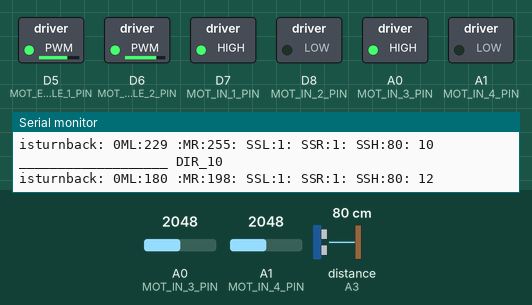
Recording of a sketch running on a simulated Particle Photon. Shown: switched loads named in the sketch (green lamp = pin HIGH), the last lines printed to the serial monitor. Wiring (inferred from the names in the program): ultrasonic range finder: trigger A2; echo A3. Dashed ring = blinking. Inputs (shaded band) come from the test bench; at power-on: distance to the obstacle (sensor on A3) 80 cm, A0 (MOT_IN_3_PIN) = 2048, A1 (MOT_IN_4_PIN) = 2048. The echo pulse lasts 58.3 µs per cm; pins used as bus, display or sensor lines are not drawn.

Above: at 1.2 s.
1.3 s: distance to the obstacle (sensor on A3) set to 2 cm
At 1.49 s:
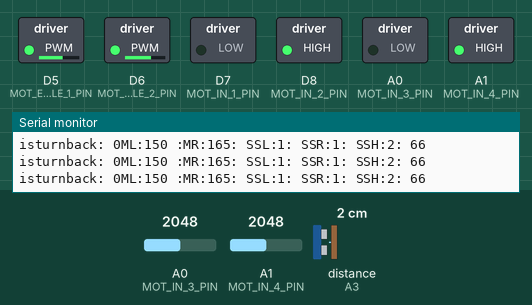
4.3 s: A0 (MOT_IN_3_PIN) set to 3201
At 4.97 s:
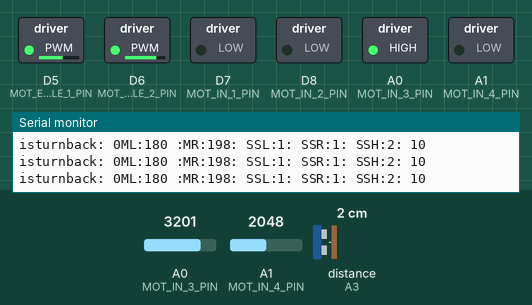
7.3 s: A0 (MOT_IN_3_PIN) set to 3286
At 8.08 s:
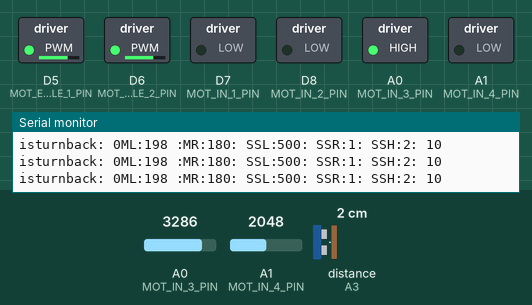
10.3 s: distance to the obstacle (sensor on A3) set to 17 cm
13.3 s: distance to the obstacle (sensor on A3) set to 22 cm
16.3 s: A1 (MOT_IN_4_PIN) set to 3185
At 17.0 s:
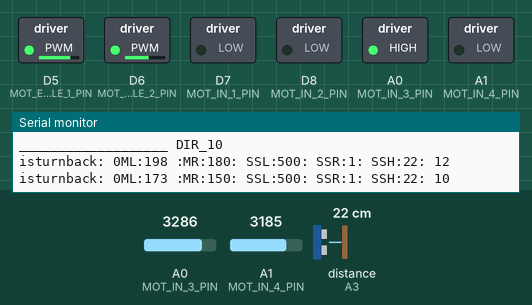
19.3 s: A1 (MOT_IN_4_PIN) set to 3284
Timing chart, 0 to 23.3 s (numbered marks = the images above; inputs shaded):
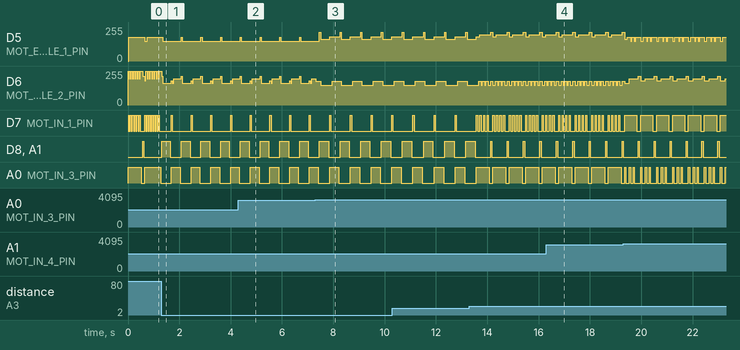

Measured:
- the behaviour switches between 3227 and 3228 on A0 (MOT_IN_3_PIN) (found by bisection; images 2 and 3)
- after the input at 13.3 s, D6 (MOT_ENABLE_2_PIN): alternates 180/255 for 0.09 s and 150/255 for 0.07 s, starting after 0.46 s
- by itself, D6 (MOT_ENABLE_2_PIN): alternates 180/255 for 0.37 s and 150/255 for 0.46 s
- by itself, D7 (MOT_IN_1_PIN): alternates HIGH for 0.48 s and LOW for 0.14 s
- by itself, D8 (MOT_IN_2_PIN), A1 (MOT_IN_4_PIN): alternates HIGH for 0.05 s and LOW for 0.57 s
- by itself, A0 (MOT_IN_3_PIN): repeats every 0.62 s: LOW 0.14 s, HIGH 0.05 s, LOW 0.10 s, HIGH 0.05 s, LOW 0.24 s, HIGH 0.05 s
- by itself, D5 (MOT_ENABLE_1_PIN): repeats every 0.62 s: 180/255 0.14 s, 150/255 0.05 s, 180/255 0.10 s, 150/255 0.05 s, 180/255 0.19 s, 150/255 0.10 s

The sketch:

AI__2017.ino
```cpp
#include "SharpIR.h"
#include "BluetoothDevice.h"
#include <SoftwareSerial.h>

//Distance Sensor Sharp IR Left
#define   IR_PIN_LEFT     A0

//Distance Sensor Sharp IR  Right
#define   IR_PIN_RIGHT    A1
#define   MODEL_IR        1080


//Distance Sensor Center
#define DS_TRIGGER_3_PIN  A2
#define DS_ECHO_3_PIN     A3


//Motor LEFT
#define MOT_ENABLE_1_PIN  5
#define MOT_IN_1_PIN    7
#define MOT_IN_2_PIN    8


//Motor RIGHT
#define MOT_ENABLE_2_PIN  6
#define MOT_IN_3_PIN    10
#define MOT_IN_4_PIN    11

//Speed limit
#define MAX_SPEED         255
#define MID_SPEED         180
#define LOW_SPEED         180
#define MIN_SPEED         150

//Collision Distance
#define EX_LOW_DISTANCE   10
#define LOWER_DISTANCE      18
#define LOW_DISTANCE    20
#define MED_DISTANCE    70
#define HIGH_DISTANCE     100

//Direction
#define DIR_12        12
#define DIR_2       22
#define DIR_4       44
#define DIR_6       66
#define DIR_8       88
#define DIR_10        10
#define STOP        -1

//Change Direction Step
#define TURN_COLLISION    2
#define TURN_STEP         4
#define MOVE_BACK_STEP    8

//Loop step
#define TIME_STEP     0

//Macro
#define HAVE_COLLISION(x, d)  (x < d)

//Balance
#define BALANCE_RATIO 0.1
#define DISTANCE_MAX 500
int distanceSensorLeft, distanceSensorRight, distanceSensorCenter, speedSensorLeft, speedSensorRight;

//// BLUETOOTH DEVICE.
#define   BLT_RX_PIN                13
#define   BLT_TX_PIN                12
int speedMT1, speedMT2;
int timer, direction, nextDirection, changeDirectionStep;
int turn, delaystep, countdir = 0;
BluetoothDevice                     blueDevice;
SharpIR irLeft(IR_PIN_LEFT, MODEL_IR);
SharpIR irRight(IR_PIN_RIGHT, MODEL_IR);
bool isturnback = false;
bool isfollowright;
bool isfollowall;

int oldturn = 0;

// put your setup code here, to run once:
void setup()
{
  // initialize serial communication:
  Serial.begin(9600);

  //Setup distance sensor
  SetupDistanceSensor();

  //Setup motor
  SetupMotor();

  //Setup speed sensor
  //SetupSpeedSensor();

  // Setup Debug With Bluetooth.
  blueDevice.SetPinBLT(BLT_RX_PIN, BLT_TX_PIN);

  //setup timer
  timer = 0;

  //setup defaul direction
  direction = DIR_12;
  changeDirectionStep = 0;
  turn = TURN_STEP;

  //anti stuck
  delaystep = 0;
  countdir = 0;
  isturnback = false;
  isfollowright = true;
  isfollowall = true;
  oldturn = 0;
}

void loop()
{
  // put your main code here, to run repeatedly:
  distanceSensorLeft = irLeft.distance();
  distanceSensorRight = irRight.distance();
  distanceSensorCenter = GetDistanceForSensorUltraonic(DS_TRIGGER_3_PIN, DS_ECHO_3_PIN);

  if (distanceSensorLeft == 0)
    distanceSensorLeft = DISTANCE_MAX;

  if (distanceSensorRight == 0)
    distanceSensorRight = DISTANCE_MAX;

  if (distanceSensorCenter == 0)
    distanceSensorCenter = DISTANCE_MAX;

//  if (timer % 3 == 0)
//  {
//    Serial.print("ChangeDirectionStep: ");
//    Serial.print(changeDirectionStep);
//    Serial.print(" - Dir: ");
//    Serial.print(direction);
//    Serial.print(" - DS1: ");
//    Serial.print(distanceSensorLeft);
//    Serial.print(" - DS2: ");
//    Serial.print(distanceSensorRight);
//    Serial.print(" - DS3: ");
//    Serial.print(distanceSensorCenter);
//    Serial.println();
//  }

  switch (direction)
  {
    case DIR_12:
      countdir ++;

      if (HAVE_COLLISION(distanceSensorCenter, LOW_DISTANCE))
      {
        speedMT1 = MIN_SPEED;
        speedMT2 = MIN_SPEED;

        // chi cho bam tuong
        if (isturnback && isfollowall)
        {
          if (isfollowright)
            direction = DIR_10;
          else
            direction = DIR_2;
          turn = TURN_STEP + (isturnback ? TURN_STEP : 0);
          isturnback = false;
        }
        else
        {
          if (distanceSensorLeft > distanceSensorRight)
          {
            direction = DIR_10;
            turn = TURN_STEP + (isturnback ? TURN_STEP : (distanceSensorRight < LOW_DISTANCE) ? TURN_COLLISION : 0);
            isturnback = false;
          }
          else
          {
            direction = DIR_2;
            turn = TURN_STEP + (isturnback ? TURN_STEP : (distanceSensorLeft < LOW_DISTANCE) ? TURN_COLLISION : 0);
            isturnback = false;
          }
        }
      }
      else
      {
        if (HAVE_COLLISION(distanceSensorCenter, MED_DISTANCE))
        {
          if (speedMT1 > LOW_SPEED || speedMT2 > LOW_SPEED)
          {
            speedMT1 = (1 - 0.2) * speedMT1;
            speedMT2 = (1 - 0.2) * speedMT2;
          }
        }
        else // > MED_DISTANCE
        {
          speedMT1 = MAX_SPEED;
          speedMT2 = MAX_SPEED;
        }

        if (isfollowall)
        {
          int sensorCheck = isfollowright ? distanceSensorRight : distanceSensorLeft;

          if (sensorCheck > 70)
          {
            direction = isfollowright ? DIR_2 : DIR_10;
            turn = TURN_COLLISION + ((sensorCheck > MED_DISTANCE) ? TURN_STEP : 0);
            if (oldturn + turn > 5)
              turn = 5 - oldturn;
            isturnback = false;
          }

          if (sensorCheck < 20)
          {
            direction = isfollowright ? DIR_10 : DIR_2;
            turn = TURN_COLLISION;
            isturnback = false;
          }
        }
        else
        {
          if (HAVE_COLLISION(distanceSensorLeft, EX_LOW_DISTANCE) )
          {
            direction = DIR_2;
            turn = TURN_COLLISION + (isturnback ? TURN_STEP : 0);
            isturnback = false;
          }

          if (HAVE_COLLISION(distanceSensorRight, EX_LOW_DISTANCE) )
          {
            direction = DIR_10;
            turn = TURN_COLLISION + (isturnback ? TURN_STEP : 0);
            isturnback = false;
          }
        }
      }

      break;

    case DIR_6:
      speedMT1 = MIN_SPEED;
      speedMT2 = MIN_SPEED;

      if ((!HAVE_COLLISION(distanceSensorCenter, LOW_DISTANCE)) && changeDirectionStep == 0)
      {
        isturnback = true;
        changeDirectionStep = 0;
        direction = STOP;
        nextDirection = DIR_12;
        countdir = 0;
        break;
      }

      changeDirectionStep++;

      if (changeDirectionStep >= turn)
      {
        isturnback = true;
        Serial.println();
        Serial.print("___________________ DIR_6");
        Serial.println();

        changeDirectionStep = 0;
        direction = STOP;
        nextDirection = DIR_12;
      }

      countdir = 0;
      break;

    case DIR_2:
      speedMT1 = MID_SPEED;
      speedMT2 = MID_SPEED;

      changeDirectionStep++;
      if (changeDirectionStep >= turn || (!HAVE_COLLISION(distanceSensorCenter, MED_DISTANCE)))
      {
        Serial.println();
        Serial.print("___________________ DIR_2");
        Serial.println();
        oldturn = changeDirectionStep;
        changeDirectionStep = 0;
        direction = DIR_12;
      }

      if (countdir < 2)
      {
        delaystep ++;
        if (delaystep == 7)
        {
          direction = STOP;
          nextDirection = DIR_6;
          turn = MOVE_BACK_STEP;
          delaystep = 0;
        }
      }
      else
      {
        delaystep = 0;
      }

      countdir = 0;
      break;

    case DIR_10:
      speedMT1 = MID_SPEED;
      speedMT2 = MID_SPEED;

      changeDirectionStep++;
      if (changeDirectionStep >= turn || (!HAVE_COLLISION(distanceSensorCenter, MED_DISTANCE)))
      {
        Serial.println();
        Serial.print("___________________ DIR_10");
        Serial.println();
        oldturn = changeDirectionStep;
        changeDirectionStep = 0;
        direction = DIR_12;
      }

      if (countdir < 2)
      {
        delaystep ++;
        if (delaystep == 7)
        {
          direction = STOP;
          nextDirection = DIR_6;
          turn = MOVE_BACK_STEP;
          delaystep = 0;
        }
      }
      else
      {
        delaystep = 0;
      }

      countdir = 0;
      break;

    case STOP:
      changeDirectionStep++;
      if (changeDirectionStep >= 1)
      {
        Serial.println();
        Serial.print("___________________ STOP");
        Serial.println();

        changeDirectionStep = 0;
        direction = nextDirection;
      }
      break;
  }

  if (isfollowall)
    speedBalance(speedMT1, speedMT2, distanceSensorLeft, distanceSensorRight, isfollowright ? 19 : -19);
  else
    speedBalance(speedMT1, speedMT2, distanceSensorLeft, distanceSensorRight, 0);

  RunCar(direction, speedMT1, speedMT2);


  Serial.print("isturnback: ");
  Serial.print(isturnback);

  String temp = "ML:";
  temp += speedMT1;
  temp += " :";
  temp += "MR:";
  temp += speedMT2;
  temp += ": ";
  temp += "SSL:";
  temp += distanceSensorLeft;
  temp += ": ";
  temp += "SSR:";
  temp += distanceSensorRight;
  temp += ": ";
  temp += "SSH:";
  temp += distanceSensorCenter;
  temp += ": ";
  temp += direction;
  blueDevice.SentToBluetoothDevice(temp);

  timer++;
  if (timer == 10000) timer = 0;
  delay(TIME_STEP);
}


void TurnLED(int pin, int mode)
{
  if (mode == 1)
  {
    digitalWrite(pin, HIGH);  // turn the LED on (HIGH is the voltage level)
  }
  else
  {
    digitalWrite(pin, LOW);   // turn the LED off by making the voltage LOW
  }
}

void RunCar(int dir, int speedM1, int speedM2)
{
  if (dir == DIR_12)
  {
    RunMotor(1, speedM1, MOT_ENABLE_1_PIN, MOT_IN_1_PIN, MOT_IN_2_PIN);
    RunMotor(1, speedM2, MOT_ENABLE_2_PIN, MOT_IN_3_PIN, MOT_IN_4_PIN);
  }
  if (dir == DIR_2)
  {
    RunMotor(1, speedM1, MOT_ENABLE_1_PIN, MOT_IN_1_PIN, MOT_IN_2_PIN);
    RunMotor(-1, speedM2, MOT_ENABLE_2_PIN, MOT_IN_3_PIN, MOT_IN_4_PIN);
  }
  if (dir == DIR_10)
  {
    RunMotor(-1, speedM1, MOT_ENABLE_1_PIN, MOT_IN_1_PIN, MOT_IN_2_PIN);
    RunMotor(1, speedM2, MOT_ENABLE_2_PIN, MOT_IN_3_PIN, MOT_IN_4_PIN);
  }
//  if (dir == DIR_4)
//  {
//    RunMotor(-1, speedM1, MOT_ENABLE_1_PIN, MOT_IN_1_PIN, MOT_IN_2_PIN);
//    RunMotor(0, speedM2, MOT_ENABLE_2_PIN, MOT_IN_3_PIN, MOT_IN_4_PIN);
//  }
//  if (dir == DIR_8)
//  {
//    RunMotor(0, speedM1, MOT_ENABLE_1_PIN, MOT_IN_1_PIN, MOT_IN_2_PIN);
//    RunMotor(-1, speedM2, MOT_ENABLE_2_PIN, MOT_IN_3_PIN, MOT_IN_4_PIN);
//  }
  if (dir == DIR_6)
  {
    RunMotor(0, speedM1, MOT_ENABLE_1_PIN, MOT_IN_1_PIN, MOT_IN_2_PIN);
    RunMotor(0, speedM2, MOT_ENABLE_2_PIN, MOT_IN_3_PIN, MOT_IN_4_PIN);
  }
  if (dir == STOP)
  {
    RunMotor(-1, speedM1, MOT_ENABLE_1_PIN, MOT_IN_1_PIN, MOT_IN_2_PIN);
    RunMotor(-1, speedM2, MOT_ENABLE_2_PIN, MOT_IN_3_PIN, MOT_IN_4_PIN);
  }
}

void speedBalance(int &speed1, int &speed2, long distance1, long distance2, long delta)
{
  float ratio = BALANCE_RATIO;

  if (distance1 > distance2 + delta)
  {
    if (speed1 * (1 + ratio) <= 255)
      speed1 = speed1 * (1 + ratio);
    else
      speed2 = speed2 * (1 - ratio);
  }
  else if (distance1 < distance2 + delta)
  {
    if (speed2 * (1 + ratio) <= 255)
      speed2 = speed2 * (1 + ratio);
    else
      speed1 = speed1 * (1 - ratio);
  }

  if (speed1 < MIN_SPEED)
  {
    speed1 = MIN_SPEED;
  }

  if (speed2 < MIN_SPEED)
  {
    speed2 = MIN_SPEED;
  }
}

//void SetupSpeedSensor()
//{
//  pinMode(SS_D0_PIN, INPUT_PULLUP);
//  pinMode(SS_D1_PIN, INPUT_PULLUP);
//
//  attachInterrupt(digitalPinToInterrupt(SS_D0_PIN), SpeedSensor1, RISING );
//  attachInterrupt(digitalPinToInterrupt(SS_D1_PIN), SpeedSensor2, RISING );
//
//  speedSensor1 = 0;
//  speedSensor2 = 0;
//}

//void SpeedSensor1()
//{
//  speedSensor1++;
//}
//
//void SpeedSensor2()
//{
//  speedSensor2++;
//}

void RunMotor(int dir, int speed, int En, int In1, int In2)
{
  if (dir == 0)
  {
    // turn on motor A
    digitalWrite(In1, LOW);
    digitalWrite(In2, HIGH);

    // set speed to 200 out of possible range 0~255
    analogWrite(En, speed);
  }
  else if (dir == 1)
  {
    // turn on motor A
    digitalWrite(In1, HIGH);
    digitalWrite(In2, LOW);

    // set speed to 200 out of possible range 0~255
    analogWrite(En, speed);
  }
  else
  {
    digitalWrite(In1, LOW);
    digitalWrite(In2, LOW);
  }
}

void SetupMotor()
{
  pinMode(MOT_ENABLE_1_PIN, OUTPUT);
  pinMode(MOT_ENABLE_2_PIN, OUTPUT);

  pinMode(MOT_IN_1_PIN, OUTPUT);
  pinMode(MOT_IN_2_PIN, OUTPUT);
  pinMode(MOT_IN_3_PIN, OUTPUT);
  pinMode(MOT_IN_4_PIN, OUTPUT);

  speedMT1 = MAX_SPEED;
  speedMT2 = MAX_SPEED;
}

void SetupDistanceSensor()
{
  distanceSensorLeft = 0;
  distanceSensorRight = 0;
  distanceSensorCenter = 0;
}

long GetDistanceForSensorUltraonic(int TRIGGER_PIN, int ECHO_PIN)
{
  // The sensor is triggered by a HIGH pulse of 10 or more microseconds.
  // Give a short LOW pulse beforehand to ensure a clean HIGH pulse:
  pinMode(TRIGGER_PIN, OUTPUT);
  digitalWrite(TRIGGER_PIN, LOW);
  delayMicroseconds(2);
  digitalWrite(TRIGGER_PIN, HIGH);
  delayMicroseconds(10);
  digitalWrite(TRIGGER_PIN, LOW);

  // Read the signal from the sensor: a HIGH pulse whose
  // duration is the time (in microseconds) from the sending
  // of the ping to the reception of its echo off of an object.
  pinMode(ECHO_PIN, INPUT);
  long duration = pulseIn(ECHO_PIN, HIGH);

  // convert the time into a distance
  return microsecondsToCentimeters(duration);
}

long microsecondsToCentimeters(long microseconds)
{
  // The speed of sound is 340 m/s or 29 microseconds per centimeter.
  // The ping travels out and back, so to find the distance of the
  // object we take half of the distance travelled.
  return microseconds / 29 / 2;
}
```

BluetoothDevice.cpp
```cpp
#include <Arduino.h>
#include "BluetoothDevice.h"

BluetoothDevice::BluetoothDevice()
{}

BluetoothDevice::~BluetoothDevice()
{}

// CHECK: Need To Call This Func In setup() or NOT.
void BluetoothDevice::SetPinBLT(unsigned char RX_PIN, unsigned char TX_PIN)
{
  m_BTSerial = new SoftwareSerial(RX_PIN, TX_PIN);
  m_BTSerial->begin(9600);
}

void BluetoothDevice::EnableATMode(unsigned char AT_MODE_PIN)
{
  m_ATModePin = AT_MODE_PIN;
}

// Get Data From Android Device (App: Bluetooth Terminal) And Send To Serial Monitor (App: Arduino.exe Win32).
void BluetoothDevice::SentToSerialMonitor()
{
  if (m_BTSerial->available())
  {
    m_GetChar = m_BTSerial->read();

    Serial.println("");

    while (m_GetChar != '.')
    {
      Serial.write(m_GetChar);
      m_GetChar = m_BTSerial->read();
    }
  }
}

// Get Data From Arduino Board And Send To Android Device (App: Bluetooth Terminal)
void BluetoothDevice::SentToBluetoothDevice(String message)
{
  // Print To Android Device.
  m_BTSerial->println(message);

  // Print To Serial Monitor.
  Serial.println(message);
}

// Get Data From Arduino Board And Send To Android Device (App: Bluetooth Terminal)
void BluetoothDevice::SentToBluetoothDevice(int message)
{
  // Print To Android Device.
  m_BTSerial->println(message);

  // Print To Serial Monitor.
  Serial.println(message);
}
```

BluetoothDevice.h
```cpp
#pragma once
#include <SoftwareSerial.h>

class BluetoothDevice
{
  public:
    BluetoothDevice();
    ~BluetoothDevice();

    void SetPinBLT(unsigned char RX_PIN, unsigned char TX_PIN);
    void EnableATMode(unsigned char AT_MODE_PIN);

    void SentToSerialMonitor();
    void SentToBluetoothDevice(String message);
     void SentToBluetoothDevice(int message);

  private:
    SoftwareSerial *m_BTSerial;
    unsigned char   m_ATModePin;
    char            m_GetChar;
};
```

SharpIR.h
```cpp
/*
	SharpIR

	Arduino library for retrieving distance (in cm) from the analog GP2Y0A21Y and GP2Y0A02YK

	From an original version of Dr. Marcal Casas-Cartagena (marcal.casas@gmail.com)

    Version : 1.0 : Guillaume Rico

	https://github.com/guillaume-rico/SharpIR

*/

#ifndef SharpIR_h
#define SharpIR_h

#define NB_SAMPLE 25

#ifdef ARDUINO
  #include "Arduino.h"
#elif defined(SPARK)
  #include "Particle.h"
#endif

class SharpIR
{
  public:

    SharpIR (int irPin, long sensorModel);
    int distance();

  private:

    void sort(int a[], int size);

    int _irPin;
    long _model;
};

#endif
```

Source omitted: SharpIR.cpp (5349 bytes)
